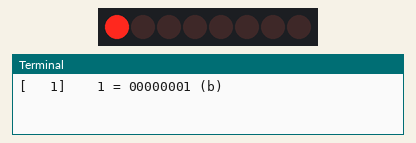
This program was run on a simulated Raspberry Pi (BCM pin numbers). Shown: 8 shift-register outputs drawn as a row of LEDs (first output left, lit = HIGH), the last lines printed to the terminal.

Above: at 0.1 s.
At 2.1 s:
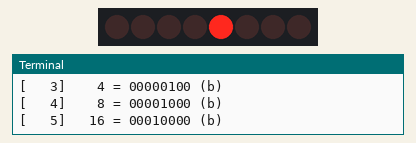
At 3.6 s:
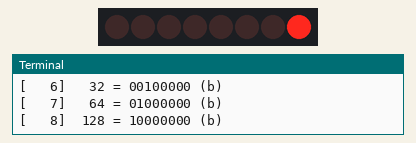
At 11.6 s:
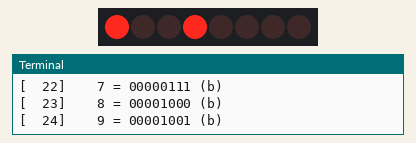
At 25.1 s:
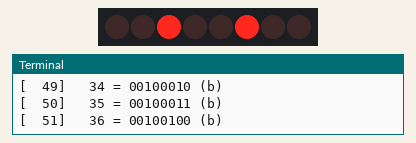
At 39.1 s:
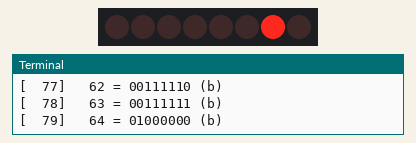
Timing chart, 0 to 40.0 s (numbered marks = the images above):
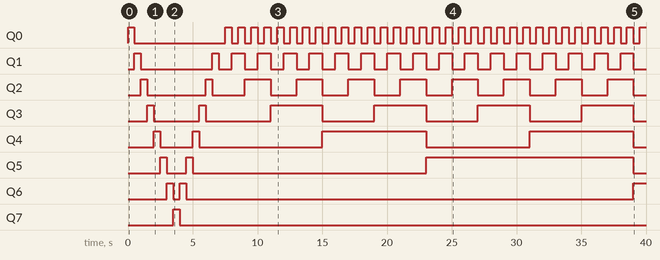

Measured:
- by itself, Q0: goes HIGH 0.50 s, LOW 7.0 s, 32 × (HIGH 0.50 s, LOW 0.50 s), then HIGH
- by itself, Q1: goes HIGH 0.50 s, LOW 5.5 s, HIGH 0.50 s, 16 × (LOW 1.0 s, HIGH 1.0 s), then LOW
- by itself, Q2: goes HIGH 0.50 s, LOW 4.5 s, HIGH 0.50 s, LOW 2.5 s, 7 × (HIGH 2.0 s, LOW 2.0 s), HIGH 2.0 s, then LOW
- by itself, Q3: goes HIGH 0.50 s, LOW 3.5 s, HIGH 0.50 s, LOW 5.0 s, 3 × (HIGH 4.0 s, LOW 4.0 s), HIGH 4.0 s, then LOW
- by itself, Q4: LOW → HIGH at 2.0 s, → LOW 0.50 s later, → HIGH 2.5 s later, → LOW 0.50 s later, … (8 changes in this stretch)
- by itself, Q5: goes HIGH 0.50 s, LOW 1.5 s, HIGH 0.50 s, LOW 18.0 s, HIGH 16.0 s, then LOW
- by itself, Q6: goes HIGH 0.50 s, LOW 0.50 s, HIGH 0.50 s, LOW 34.5 s, then HIGH
- by itself, Q7: LOW → HIGH at 3.5 s, → LOW 0.50 s later

The program:

shift_register.py
```python
# shift_register.py

import RPi.GPIO as GPIO
import time

# 핀 번호 설정
DS = 10       # 데이터 입력 핀
SHCP = 11     # 쉬프트 레지스터 클럭 핀
STCP = 8      # 저장 레지스터 클럭 (래치) 핀

# GPIO 설정
GPIO.setwarnings( 0 )            # 경고 메시지 비활성화
GPIO.setmode(GPIO.BCM)           # BCM 핀 번호 사용
GPIO.setup(DS, GPIO.OUT)         # DS 핀 출력으로 설정
GPIO.setup(SHCP, GPIO.OUT)       # SHCP 핀 출력으로 설정
GPIO.setup(STCP, GPIO.OUT)       # STCP 핀 출력으로 설정

# 쉬프트 레지스터로 데이터 전송 함수
def shift_out(data):
    # 데이터의 각 비트를 쉬프트 레지스터에 전송
    for bit in range(8):  # 8비트 데이터 처리
        # 현재 비트를 DS 핀으로 출력 (MSB부터 LSB 순으로 전송)
        GPIO.output(DS, data & (1 << (7 - bit)))
        # SHCP 클럭 핀을 HIGH -> LOW로 펄스 전송
        GPIO.output(SHCP, GPIO.HIGH)
        GPIO.output(SHCP, GPIO.LOW)
    pass
pass

# 래치 함수 (출력 갱신)
def latch():
    # STCP 핀을 HIGH -> LOW로 펄스 전송하여 출력 갱신
    GPIO.output(STCP, GPIO.HIGH)
    GPIO.output(STCP, GPIO.LOW)
pass

# 메인 루프
try:
    count = 1  # 카운터 초기값 설정
    duration = 0.5 # 대기 시간
    while 1:
        # 0부터 7까지 증가한 뒤 다시 감소
        for i in ( list(range(8)) + list(range(6, 0, -1)) ):
            data = 1 << i    # 비트 쉬프트 연산
            print(f"[{count:4d}] {data:>4d} = {data:>08b} (b)")
            shift_out(data)  # 데이터 전송
            latch()          # 출력 갱신
            time.sleep( duration )  # 대기
            count += 1       # 카운트 증가
        pass

        # 0부터 255까지 모든 8비트 데이터 반복 출력
        for data in range(256):
            # 현재 카운트와 데이터 출력 (10진수와 2진수로 표시)
            print(f"[{count:4d}] {data:>4d} = {data:>08b} (b)")
            shift_out(data)  # 데이터 전송
            latch()          # 출력 갱신
            time.sleep( duration )  # 대기
            count += 1       # 카운트 증가
        pass
    pass
except KeyboardInterrupt:
    # Ctrl+C로 종료 시 GPIO 핀 초기화
    GPIO.cleanup()
pass
```
